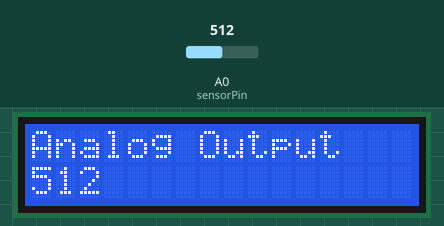
This sketch was run on a simulated Arduino Uno, built with avr-gcc and run on an emulated ATmega328P. Parts: 16×2 character LCD. Inputs (shaded band) come from the test bench; at power-on: A0 (sensorPin) = 512. What the sketch prints to the serial monitor is not drawn.

Above: at 1.2 s.
1.3 s: A0 (sensorPin) set to 716
At 3.1 s:
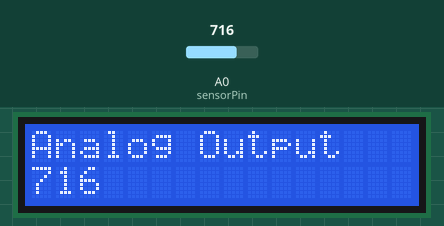
3.5 s: A0 (sensorPin) set to 900
At 4.8 s:
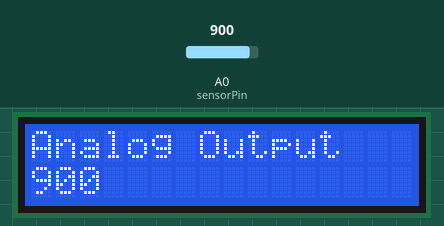
5.5 s: A0 (sensorPin) set to 1023
At 6.6 s:
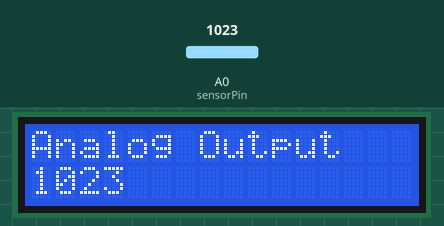
Timing chart, 0 to 8.5 s (numbered marks = the images above; inputs shaded):
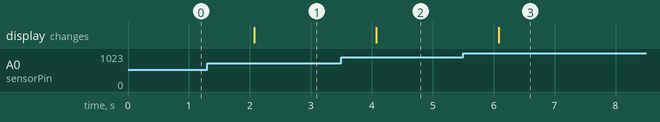

Measured:
- after the input at 1.3 s, the display: changes after 0.77 s (image 1)
- after the input at 3.5 s, the display: changes after 0.58 s (image 2)
- after the input at 5.5 s, the display: changes after 0.58 s (image 3)

The sketch:

mq4.ino
```cpp
#include <LiquidCrystal.h>
const int sensorPin = A0;

// LCDピン設定（ご自身の接続に合わせて変更してください）
const int rs = 0;
const int en = 1;
const int d4 = 2;
const int d5 = 3;
const int d6 = 4;
const int d7 = 5;

LiquidCrystal lcd(rs, en, d4, d5, d6, d7);

void setup() {
  // LCD初期化
  lcd.begin(16, 2);
  Serial.begin(9600);  // Start serial communication at 9600 baud rate
}

void loop() {
  Serial.print("Analog output: ");
  Serial.println(analogRead(sensorPin));  // Read the analog value of the gas sensor and print it to the serial monitor
  lcd.setCursor(0, 0);
  lcd.print("Analog Output");
  lcd.setCursor(0, 1);
  lcd.print(analogRead(sensorPin));
  delay(1000);                             // Wait for 50 milliseconds
}
```
